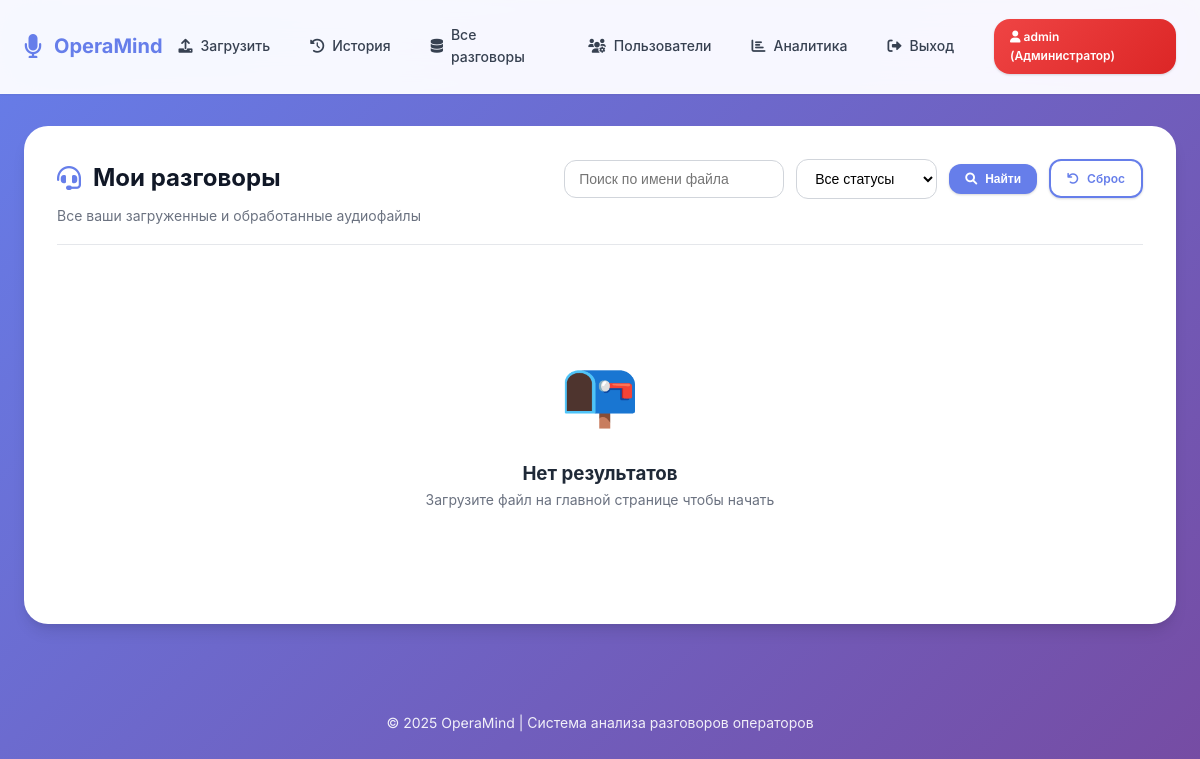
The app's page /history (signed in), older data.
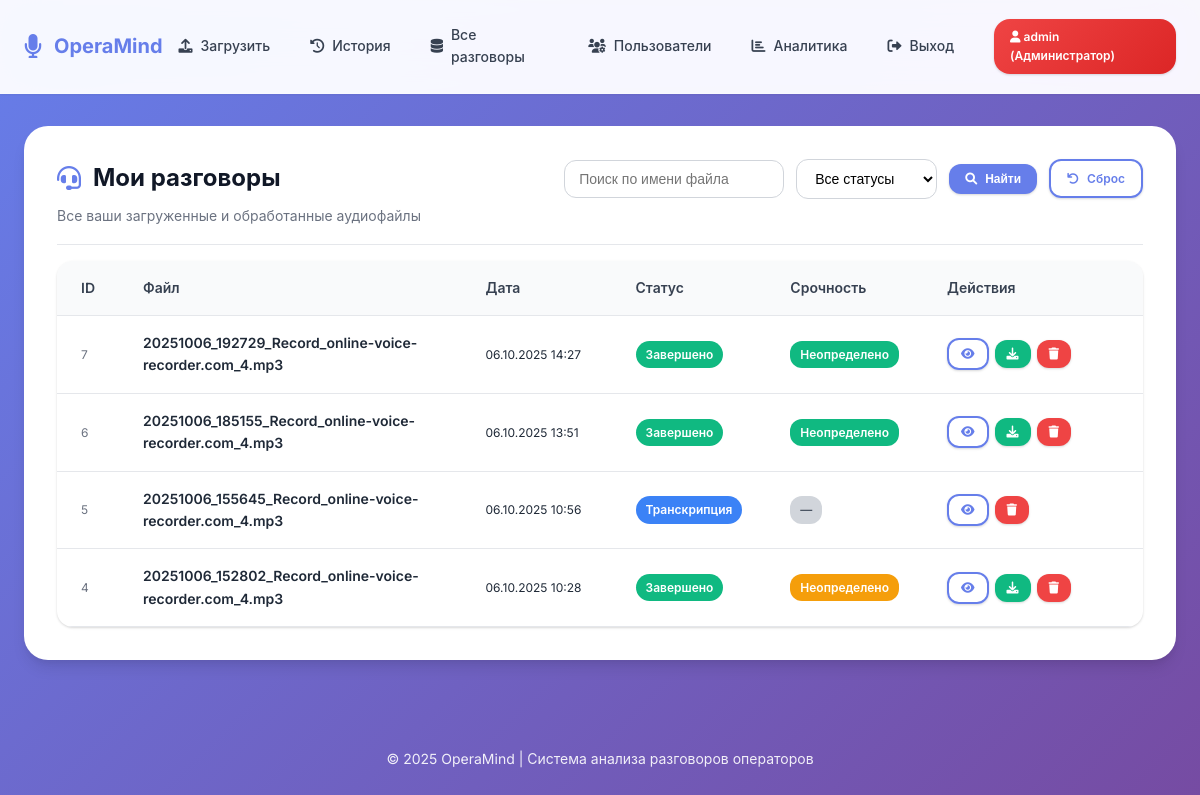
The same page, newer data.
### models.py (models this page shows, shortened)
class User(UserMixin, db.Model):
    id = db.Column(db.Integer, primary_key=True)
    username = db.Column(db.String(80), unique=True, nullable=False)
    password_hash = db.Column(db.String(200), nullable=False)
    email = db.Column(db.String(120), unique=True, nullable=True)
    created_at = db.Column(db.DateTime, default=datetime.utcnow)
    last_login = db.Column(db.DateTime)
    is_active = db.Column(db.Boolean, default=True)
    role = db.Column(db.Enum(UserRole), default=UserRole.OPERATOR, nullable=False)
    is_admin = db.Column(db.Boolean, default=False)  # Обратная совместимость
    full_name = db.Column(db.String(200))
    department = db.Column(db.String(100))
    phone = db.Column(db.String(20))
    conversations = db.relationship('Conversation', backref='user', lazy=True, cascade='all, delete-orphan')
    @property
    def is_administrator(self):
        return self.role == UserRole.ADMIN or self.is_admin
    @property
    def role_display(self):
        role_names = {
            UserRole.USER: "Пользователь",
            UserRole.OPERATOR: "Оператор",
            UserRole.ADMIN: "Администратор"
        }
        return role_names.get(self.role, "Неизвестно")

class Conversation(db.Model):
    id = db.Column(db.Integer, primary_key=True)
    filename = db.Column(db.String(255), nullable=False)
    filepath = db.Column(db.String(500), nullable=False)
    duration = db.Column(db.Integer)
    upload_date = db.Column(db.DateTime, default=datetime.utcnow)
    status = db.Column(db.String(50), default='pending')  # pending/transcribing/analyzing/completed/error
    file_size = db.Column(db.Integer)  # Размер в байтах
    mime_type = db.Column(db.String(100))
    user_id = db.Column(db.Integer, db.ForeignKey('user.id'), nullable=False)
    analysis = db.relationship('Analysis', backref='conversation', uselist=False, cascade='all, delete-orphan')
    @property
    def status_display(self):
        status_names = {
            'pending': 'Ожидает обработки',
            'transcribing': 'Транскрипция',
            'analyzing': 'Анализ',
            'completed': 'Завершено',
            'error': 'Ошибка'
        }
        return status_names.get(self.status, 'Неизвестно')

class Analysis(db.Model):
    id = db.Column(db.Integer, primary_key=True)
    conversation_id = db.Column(db.Integer, db.ForeignKey('conversation.id'), nullable=False)
    transcript = db.Column(db.Text)
    topic = db.Column(db.String(100))
    category = db.Column(db.String(50))
    sentiment = db.Column(db.String(50))
    urgency = db.Column(db.String(50))
    keywords = db.Column(db.Text)  # JSON
    summary = db.Column(db.Text)
    detailed_analysis = db.Column(db.Text)  # Подробный анализ
    operator_quality = db.Column(db.String(50))  # Оценка работы оператора
    recommendations = db.Column(db.Text)  # Рекомендации
    quality_score = db.Column(db.Float)  # Общая оценка от 0 до 10
    response_time_rating = db.Column(db.String(20))  # Быстро/Средне/Медленно
    politeness_rating = db.Column(db.String(20))  # Вежливо/Нейтрально/Грубо
    problem_solved = db.Column(db.Boolean)  # Решена ли проблема клиента
    created_at = db.Column(db.DateTime, default=datetime.utcnow)
    @property
    def urgency_display(self):
        urgency_names = {
            'low': 'Низкая',
            'medium': 'Средняя',
            'high': 'Высокая',
            'critical': 'Критическая'
        }
        return urgency_names.get(self.urgency, 'Неопределено')

### app.py (the view)
@app.route('/history')
@login_required
def history():
    page = request.args.get('page', 1, type=int)
    per_page = 25
    status_filter = request.args.get('status', '')
    search_query = request.args.get('search', '')
    query = Conversation.query.filter_by(user_id=current_user.id)
    if status_filter:
        query = query.filter_by(status=status_filter)
    if search_query:
        query = query.filter(Conversation.filename.ilike(f'%{search_query}%'))
    conversations = query.order_by(Conversation.upload_date.desc()).paginate(
        page=page, per_page=per_page, error_out=False
    )
    return render_template('history.html', conversations=conversations)

### app.py (called while the page is built)
@login_manager.user_loader
def load_user(user_id):
    return db.session.get(User, int(user_id))

### templates/history.html (shortened to what this page needs)
{% extends 'base.html' %}
{% block content %}
<div class="card" style="animation:fadeInUp .4s ease;">
    <div class="card-header" style="display:flex;justify-content:space-between;align-items:flex-start;flex-wrap:wrap;gap:var(--space-6);margin-bottom:var(--space-4);">
        <div>
            <h2 class="card-title" style="display:flex;align-items:center;gap:var(--space-3);">
                <i class="fas fa-headset" style="color:var(--primary);"></i> Мои разговоры
            </h2>
            <div class="card-subtitle">Все ваши загруженные и обработанные аудиофайлы</div>
        </div>
        <form method="get" style="display:flex;gap:var(--space-3);flex-wrap:wrap;align-items:center;">
            <input type="text" name="search" value="{{ request.args.get('search', '') }}" placeholder="Поиск по имени файла" style="padding:10px 14px;border:1px solid var(--gray-300);border-radius:var(--radius-md);font-size:var(--font-size-sm);min-width:220px;">
            <select name="status" style="padding:10px 14px;border:1px solid var(--gray-300);border-radius:var(--radius-md);font-size:var(--font-size-sm);background:var(--white);">
                <option value="">Все статусы</option>
            </select>
            <button type="submit" class="btn btn-sm"><i class="fas fa-search"></i> Найти</button>
            <a href="{{ url_for('history') }}" class="btn btn-outline btn-sm"><i class="fas fa-undo"></i> Сброс</a>
        </form>
    </div>
    {% if conversations.items %}
    <div class="table-container" style="overflow-x:auto;">
        <table class="table" id="userHistoryTable">
            <thead>
                <tr>
                    <th style="width:60px;">ID</th>
                    <th>Файл</th>
                    <th style="width:150px;">Дата</th>
                    <th style="width:130px;">Статус</th>
                    <th style="width:120px;">Срочность</th>
                    <th style="width:220px;">Действия</th>
                </tr>
            </thead>
            <tbody>
                {% for conv in conversations.items %}
                <tr>
                    <td style="font-size:var(--font-size-xs);color:var(--gray-500);">{{ conv.id }}</td>
                    <td style="font-weight:600;">{{ conv.filename }}</td>
                    <td style="font-size:var(--font-size-xs);white-space:nowrap;">{{ conv.upload_date.strftime('%d.%m.%Y %H:%M') }}</td>
                    <td><span class="status-chip status-{{ conv.status }}">{{ conv.status_display }}</span></td>
                    <td>
                        {% if conv.analysis %}
                            <span class="urgency-chip urgency-{{ conv.analysis.urgency or 'unknown' }}">{{ conv.analysis.urgency_display }}</span>
                        {% else %}
                            <span class="urgency-chip urgency-none">—</span>
                        {% endif %}
                    </td>
                    <td>
                        <div class="btn-group">
                            <a class="btn btn-sm btn-outline" href="{{ url_for('conversation_detail', conversation_id=conv.id) }}" title="Детали">
                                <i class="fas fa-eye"></i>
                            </a>
                            {% if conv.analysis %}
                            <a class="btn btn-sm btn-success" href="{{ url_for('download_report', conversation_id=conv.id) }}" title="Скачать отчёт">
                                <i class="fas fa-download"></i>
                            </a>
                            {% endif %}
                            <form method="POST" action="{{ url_for('delete_conversation', conversation_id=conv.id) }}" onsubmit="return confirm('Удалить разговор?');" style="display:inline;">
                                <button type="submit" class="btn btn-sm btn-danger" title="Удалить">
                                    <i class="fas fa-trash"></i>
                                </button>
                            </form>
                        </div>
                    </td>
                </tr>
                {% endfor %}
            </tbody>
        </table>
    </div>
    {% else %}
    <div style="text-align:center;padding:80px 20px;color:var(--gray-500);">
        <div style="font-size:4rem;">📭</div>
        <h3 style="margin-top:var(--space-4);color:var(--gray-800);">Нет результатов</h3>
        <p style="font-size:var(--font-size-sm);">
            {% if request.args.get('search') or request.args.get('status') %}
            Попробуйте изменить параметры поиска
            {% else %}
            Загрузите файл на главной странице чтобы начать
            {% endif %}
        </p>
    </div>
    {% endif %}
</div>
{% endblock %}

### templates/base.html (shortened to what this page needs)
<!DOCTYPE html>
<html lang="ru">
<head>
    <link href="https://cdnjs.cloudflare.com/ajax/libs/font-awesome/6.0.0/css/all.min.css" rel="stylesheet">
</head>
<body>
    <nav class="navbar">
        <div class="container">
            <a href="{{ url_for('index') }}" class="logo">
                <i class="fas fa-microphone"></i>
                <span>OperaMind</span>
            </a>
            {% if current_user.is_authenticated %}
            <nav>
                <a href="{{ url_for('index') }}">
                    <i class="fas fa-upload"></i>
                    Загрузить
                </a>
                <a href="{{ url_for('history') }}">
                    <i class="fas fa-history"></i>
                    История
                </a>
                {% if current_user.is_administrator %}
                <a href="{{ url_for('admin.admin_history') }}">
                    <i class="fas fa-database"></i>
                    Все разговоры
                </a>
                <a href="{{ url_for('admin.admin_users') }}">
                    <i class="fas fa-users-cog"></i>
                    Пользователи
                </a>
                <a href="{{ url_for('admin_analytics') }}">
                    <i class="fas fa-chart-bar"></i>
                    Аналитика
                </a>
                {% endif %}
                <a href="{{ url_for('logout') }}">
                    <i class="fas fa-sign-out-alt"></i>
                    Выход
                </a>
                <span class="user-badge {% if current_user.is_administrator %}role-admin{% elif current_user.is_operator %}role-operator{% else %}role-user{% endif %}">
                    <i class="fas fa-user"></i>
                    {{ current_user.username }}
                    ({{ current_user.role_display }})
                </span>
            </nav>
            {% endif %}
        </div>
    </nav>
    <div class="container">
        {% block content %}{% endblock %}
    </div>
    <footer>
        <p>&copy; 2025 OperaMind | Система анализа разговоров операторов</p>
    </footer>
</body>
</html>

### templates/history.html (style rules this page uses)
.status-chip { display:inline-block; padding:4px 10px; border-radius:20px; font-size:var(--font-size-xs); font-weight:600; color:var(--white); }
.status-completed { background:var(--success); }
.status-transcribing { background:var(--info); }
.urgency-chip { display:inline-block; padding:4px 10px; border-radius:12px; font-size:var(--font-size-xs); font-weight:600; }
.urgency-низкая { background:var(--success); color:var(--white); }
.urgency-высокая { background:var(--warning); color:var(--white); }
.urgency-none { background:var(--gray-300); color:var(--gray-600); }

Row changes from the older to the newer data that the page shows:
added Conversation: id "7", filename "20251006_192729_Record_online-voice-recorder.com_4.mp3", upload_date "06.10.2025 14:27", status_display "Завершено", analysis.urgency_display "Неопределено"
added Conversation: id "6", filename "20251006_185155_Record_online-voice-recorder.com_4.mp3", upload_date "06.10.2025 13:51", status_display "Завершено", analysis.urgency_display "Неопределено"
added Conversation: id "5", filename "20251006_155645_Record_online-voice-recorder.com_4.mp3", upload_date "06.10.2025 10:56", status_display "Транскрипция"
added Conversation: id "4", filename "20251006_152802_Record_online-voice-recorder.com_4.mp3", upload_date "06.10.2025 10:28", status_display "Завершено", analysis.urgency_display "Неопределено"
Text that changed along with them:
text no longer shown: "📭 Нет результатов Загрузите файл на главной странице чтобы начать"
text now shown: "ID Файл Дата Статус Срочность Действия"
